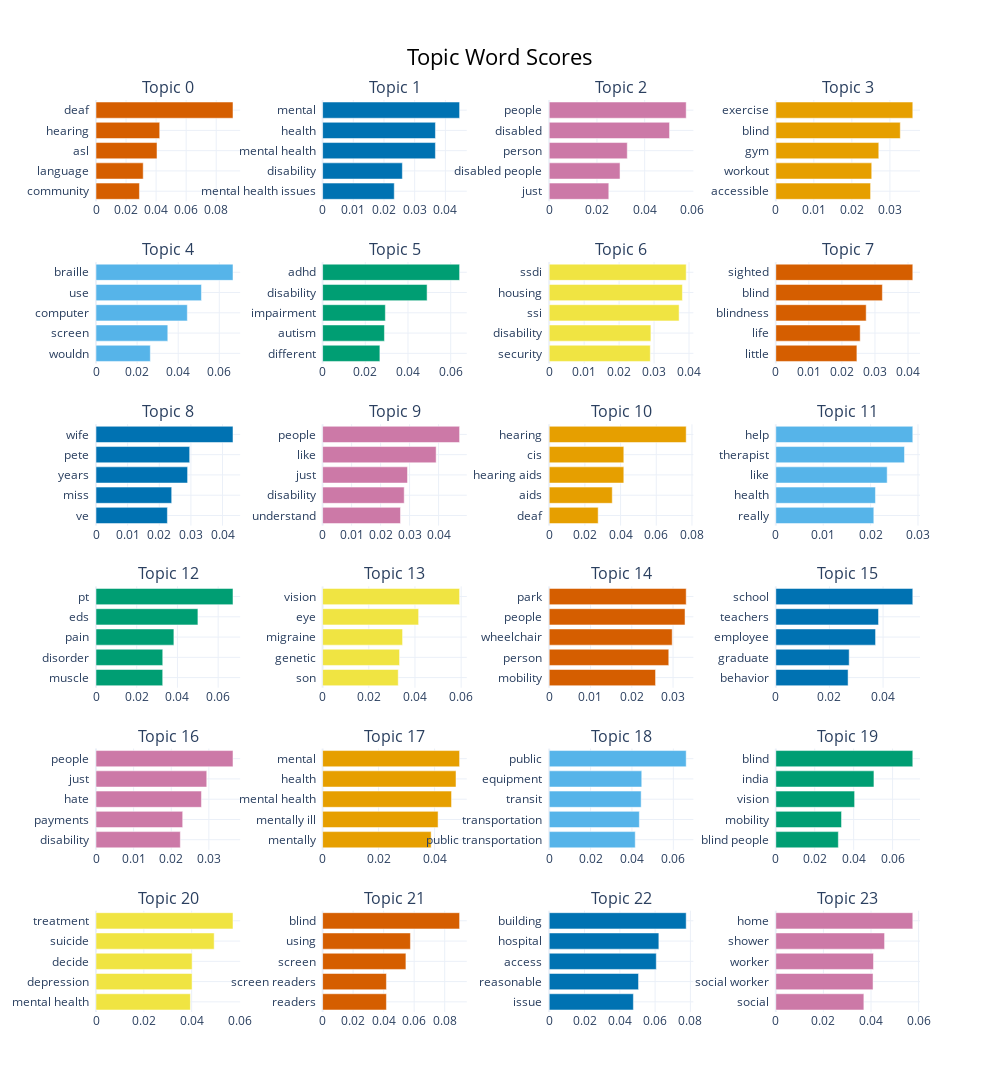

The notebook cell saved with this chart:
### Code cell
topic_model.visualize_barchart(top_n_topics=31)

### Figure 1 — Plotly figure (JSON) as saved in the notebook; plotly's stock layout.template omitted (floating-point values rounded to 4 significant figures)
{"data": [{"marker": {"color": "#D55E00"}, "orientation": "h", "type": "bar", "x": [0.02891, 0.03142, 0.04061, 0.0424, 0.09118], "xaxis": "x", "y": ["community  ", "language  ", "asl  ", "hearing  ", "deaf  "], "yaxis": "y"}, {"marker": {"color": "#0072B2"}, "orientation": "h", "type": "bar", "x": [0.02335, 0.02599, 0.03676, 0.03676, 0.04463], "xaxis": "x2", "y": ["mental health issues  ", "disability  ", "mental health  ", "health  ", "mental  "], "yaxis": "y2"}, {"marker": {"color": "#CC79A7"}, "orientation": "h", "type": "bar", "x": [0.02496, 0.02967, 0.03271, 0.05041, 0.05739], "xaxis": "x3", "y": ["just  ", "disabled people  ", "person  ", "disabled  ", "people  "], "yaxis": "y3"}, {"marker": {"color": "#E69F00"}, "orientation": "h", "type": "bar", "x": [0.02492, 0.02522, 0.02707, 0.03273, 0.03602], "xaxis": "x4", "y": ["accessible  ", "workout  ", "gym  ", "blind  ", "exercise  "], "yaxis": "y4"}, {"marker": {"color": "#56B4E9"}, "orientation": "h", "type": "bar", "x": [0.02644, 0.03494, 0.04445, 0.05131, 0.06667], "xaxis": "x5", "y": ["wouldn  ", "screen  ", "computer  ", "use  ", "braille  "], "yaxis": "y5"}, {"marker": {"color": "#009E73"}, "orientation": "h", "type": "bar", "x": [0.02683, 0.02896, 0.02939, 0.04895, 0.06417], "xaxis": "x6", "y": ["different  ", "autism  ", "impairment  ", "disability  ", "adhd  "], "yaxis": "y6"}, {"marker": {"color": "#F0E442"}, "orientation": "h", "type": "bar", "x": [0.02893, 0.02909, 0.03716, 0.03811, 0.03919], "xaxis": "x7", "y": ["security  ", "disability  ", "ssi  ", "housing  ", "ssdi  "], "yaxis": "y7"}, {"marker": {"color": "#D55E00"}, "orientation": "h", "type": "bar", "x": [0.02453, 0.02552, 0.02734, 0.03224, 0.04144], "xaxis": "x8", "y": ["little  ", "life  ", "blindness  ", "blind  ", "sighted  "], "yaxis": "y8"}, {"marker": {"color": "#0072B2"}, "orientation": "h", "type": "bar", "x": [0.02257, 0.02393, 0.02895, 0.02961, 0.04331], "xaxis": "x9", "y": ["ve  ", "miss  ", "years  ", "pete  ", "wife  "], "yaxis": "y9"}, {"marker": {"color": "#CC79A7"}, "orientation": "h", "type": "bar", "x": [0.02686, 0.02815, 0.02928, 0.03916, 0.04725], "xaxis": "x10", "y": ["understand  ", "disability  ", "just  ", "like  ", "people  "], "yaxis": "y10"}, {"marker": {"color": "#E69F00"}, "orientation": "h", "type": "bar", "x": [0.02745, 0.03534, 0.04181, 0.04181, 0.07678], "xaxis": "x11", "y": ["deaf  ", "aids  ", "hearing aids  ", "cis  ", "hearing  "], "yaxis": "y11"}, {"marker": {"color": "#56B4E9"}, "orientation": "h", "type": "bar", "x": [0.02068, 0.02102, 0.0235, 0.02715, 0.0289], "xaxis": "x12", "y": ["really  ", "health  ", "like  ", "therapist  ", "help  "], "yaxis": "y12"}, {"marker": {"color": "#009E73"}, "orientation": "h", "type": "bar", "x": [0.03276, 0.03278, 0.03825, 0.05005, 0.06728], "xaxis": "x13", "y": ["muscle  ", "disorder  ", "pain  ", "eds  ", "pt  "], "yaxis": "y13"}, {"marker": {"color": "#F0E442"}, "orientation": "h", "type": "bar", "x": [0.03275, 0.03332, 0.03463, 0.04158, 0.05932], "xaxis": "x14", "y": ["son  ", "genetic  ", "migraine  ", "eye  ", "vision  "], "yaxis": "y14"}, {"marker": {"color": "#D55E00"}, "orientation": "h", "type": "bar", "x": [0.02576, 0.02896, 0.02979, 0.0329, 0.03318], "xaxis": "x15", "y": ["mobility  ", "person  ", "wheelchair  ", "people  ", "park  "], "yaxis": "y15"}, {"marker": {"color": "#0072B2"}, "orientation": "h", "type": "bar", "x": [0.02695, 0.02736, 0.0372, 0.03831, 0.05108], "xaxis": "x16", "y": ["behavior  ", "graduate  ", "employee  ", "teachers  ", "school  "], "yaxis": "y16"}, {"marker": {"color": "#CC79A7"}, "orientation": "h", "type": "bar", "x": [0.02241, 0.02304, 0.02802, 0.02944, 0.03641], "xaxis": "x17", "y": ["disability  ", "payments  ", "hate  ", "just  ", "people  "], "yaxis": "y17"}, {"marker": {"color": "#E69F00"}, "orientation": "h", "type": "bar", "x": [0.03877, 0.04125, 0.04605, 0.04765, 0.04893], "xaxis": "x18", "y": ["mentally  ", "mentally ill  ", "mental health  ", "health  ", "mental  "], "yaxis": "y18"}, {"marker": {"color": "#56B4E9"}, "orientation": "h", "type": "bar", "x": [0.04159, 0.04357, 0.04445, 0.04474, 0.06622], "xaxis": "x19", "y": ["public transportation  ", "transportation  ", "transit  ", "equipment  ", "public  "], "yaxis": "y19"}, {"marker": {"color": "#009E73"}, "orientation": "h", "type": "bar", "x": [0.03213, 0.03376, 0.04049, 0.05042, 0.07038], "xaxis": "x20", "y": ["blind people  ", "mobility  ", "vision  ", "india  ", "blind  "], "yaxis": "y20"}, {"marker": {"color": "#F0E442"}, "orientation": "h", "type": "bar", "x": [0.03947, 0.04017, 0.04019, 0.04941, 0.05728], "xaxis": "x21", "y": ["mental health  ", "depression  ", "decide  ", "suicide  ", "treatment  "], "yaxis": "y21"}, {"marker": {"color": "#D55E00"}, "orientation": "h", "type": "bar", "x": [0.04182, 0.04182, 0.05458, 0.05754, 0.08976], "xaxis": "x22", "y": ["readers  ", "screen readers  ", "screen  ", "using  ", "blind  "], "yaxis": "y22"}, {"marker": {"color": "#0072B2"}, "orientation": "h", "type": "bar", "x": [0.0477, 0.05061, 0.06067, 0.06213, 0.07761], "xaxis": "x23", "y": ["issue  ", "reasonable  ", "access  ", "hospital  ", "building  "], "yaxis": "y23"}, {"marker": {"color": "#CC79A7"}, "orientation": "h", "type": "bar", "x": [0.037, 0.04086, 0.04104, 0.0457, 0.05756], "xaxis": "x24", "y": ["social  ", "social worker  ", "worker  ", "shower  ", "home  "], "yaxis": "y24"}], "layout": {"annotations": [{"font": {"size": 16}, "showarrow": false, "text": "Topic 0", "x": 0.0875, "xanchor": "center", "xref": "paper", "y": 1, "yanchor": "bottom", "yref": "paper"}, {"font": {"size": 16}, "showarrow": false, "text": "Topic 1", "x": 0.3625, "xanchor": "center", "xref": "paper", "y": 1, "yanchor": "bottom", "yref": "paper"}, {"font": {"size": 16}, "showarrow": false, "text": "Topic 2", "x": 0.6375, "xanchor": "center", "xref": "paper", "y": 1, "yanchor": "bottom", "yref": "paper"}, {"font": {"size": 16}, "showarrow": false, "text": "Topic 3", "x": 0.9125, "xanchor": "center", "xref": "paper", "y": 1, "yanchor": "bottom", "yref": "paper"}, {"font": {"size": 16}, "showarrow": false, "text": "Topic 4", "x": 0.0875, "xanchor": "center", "xref": "paper", "y": 0.8222, "yanchor": "bottom", "yref": "paper"}, {"font": {"size": 16}, "showarrow": false, "text": "Topic 5", "x": 0.3625, "xanchor": "center", "xref": "paper", "y": 0.8222, "yanchor": "bottom", "yref": "paper"}, {"font": {"size": 16}, "showarrow": false, "text": "Topic 6", "x": 0.6375, "xanchor": "center", "xref": "paper", "y": 0.8222, "yanchor": "bottom", "yref": "paper"}, {"font": {"size": 16}, "showarrow": false, "text": "Topic 7", "x": 0.9125, "xanchor": "center", "xref": "paper", "y": 0.8222, "yanchor": "bottom", "yref": "paper"}, {"font": {"size": 16}, "showarrow": false, "text": "Topic 8", "x": 0.0875, "xanchor": "center", "xref": "paper", "y": 0.6444, "yanchor": "bottom", "yref": "paper"}, {"font": {"size": 16}, "showarrow": false, "text": "Topic 9", "x": 0.3625, "xanchor": "center", "xref": "paper", "y": 0.6444, "yanchor": "bottom", "yref": "paper"}, {"font": {"size": 16}, "showarrow": false, "text": "Topic 10", "x": 0.6375, "xanchor": "center", "xref": "paper", "y": 0.6444, "yanchor": "bottom", "yref": "paper"}, {"font": {"size": 16}, "showarrow": false, "text": "Topic 11", "x": 0.9125, "xanchor": "center", "xref": "paper", "y": 0.6444, "yanchor": "bottom", "yref": "paper"}, {"font": {"size": 16}, "showarrow": false, "text": "Topic 12", "x": 0.0875, "xanchor": "center", "xref": "paper", "y": 0.4667, "yanchor": "bottom", "yref": "paper"}, {"font": {"size": 16}, "showarrow": false, "text": "Topic 13", "x": 0.3625, "xanchor": "center", "xref": "paper", "y": 0.4667, "yanchor": "bottom", "yref": "paper"}, {"font": {"size": 16}, "showarrow": false, "text": "Topic 14", "x": 0.6375, "xanchor": "center", "xref": "paper", "y": 0.4667, "yanchor": "bottom", "yref": "paper"}, {"font": {"size": 16}, "showarrow": false, "text": "Topic 15", "x": 0.9125, "xanchor": "center", "xref": "paper", "y": 0.4667, "yanchor": "bottom", "yref": "paper"}, {"font": {"size": 16}, "showarrow": false, "text": "Topic 16", "x": 0.0875, "xanchor": "center", "xref": "paper", "y": 0.2889, "yanchor": "bottom", "yref": "paper"}, {"font": {"size": 16}, "showarrow": false, "text": "Topic 17", "x": 0.3625, "xanchor": "center", "xref": "paper", "y": 0.2889, "yanchor": "bottom", "yref": "paper"}, {"font": {"size": 16}, "showarrow": false, "text": "Topic 18", "x": 0.6375, "xanchor": "center", "xref": "paper", "y": 0.2889, "yanchor": "bottom", "yref": "paper"}, {"font": {"size": 16}, "showarrow": false, "text": "Topic 19", "x": 0.9125, "xanchor": "center", "xref": "paper", "y": 0.2889, "yanchor": "bottom", "yref": "paper"}, {"font": {"size": 16}, "showarrow": false, "text": "Topic 20", "x": 0.0875, "xanchor": "center", "xref": "paper", "y": 0.1111, "yanchor": "bottom", "yref": "paper"}, {"font": {"size": 16}, "showarrow": false, "text": "Topic 21", "x": 0.3625, "xanchor": "center", "xref": "paper", "y": 0.1111, "yanchor": "bottom", "yref": "paper"}, {"font": {"size": 16}, "showarrow": false, "text": "Topic 22", "x": 0.6375, "xanchor": "center", "xref": "paper", "y": 0.1111, "yanchor": "bottom", "yref": "paper"}, {"font": {"size": 16}, "showarrow": false, "text": "Topic 23", "x": 0.9125, "xanchor": "center", "xref": "paper", "y": 0.1111, "yanchor": "bottom", "yref": "paper"}], "height": 1500, "hoverlabel": {"bgcolor": "white", "font": {"family": "Rockwell", "size": 16}}, "showlegend": false, "title": {"font": {"color": "Black", "size": 22}, "text": "Topic Word Scores", "x": 0.5, "xanchor": "center", "yanchor": "top"}, "width": 1000, "xaxis": {"anchor": "y", "domain": [0, 0.175], "showgrid": true}, "xaxis10": {"anchor": "y10", "domain": [0.275, 0.45], "showgrid": true}, "xaxis11": {"anchor": "y11", "domain": [0.55, 0.725], "showgrid": true}, "xaxis12": {"anchor": "y12", "domain": [0.825, 1], "showgrid": true}, "xaxis13": {"anchor": "y13", "domain": [0, 0.175], "showgrid": true}, "xaxis14": {"anchor": "y14", "domain": [0.275, 0.45], "showgrid": true}, "xaxis15": {"anchor": "y15", "domain": [0.55, 0.725], "showgrid": true}, "xaxis16": {"anchor": "y16", "domain": [0.825, 1], "showgrid": true}, "xaxis17": {"anchor": "y17", "domain": [0, 0.175], "showgrid": true}, "xaxis18": {"anchor": "y18", "domain": [0.275, 0.45], "showgrid": true}, "xaxis19": {"anchor": "y19", "domain": [0.55, 0.725], "showgrid": true}, "xaxis2": {"anchor": "y2", "domain": [0.275, 0.45], "showgrid": true}, "xaxis20": {"anchor": "y20", "domain": [0.825, 1], "showgrid": true}, "xaxis21": {"anchor": "y21", "domain": [0, 0.175], "showgrid": true}, "xaxis22": {"anchor": "y22", "domain": [0.275, 0.45], "showgrid": true}, "xaxis23": {"anchor": "y23", "domain": [0.55, 0.725], "showgrid": true}, "xaxis24": {"anchor": "y24", "domain": [0.825, 1], "showgrid": true}, "xaxis3": {"anchor": "y3", "domain": [0.55, 0.725], "showgrid": true}, "xaxis4": {"anchor": "y4", "domain": [0.825, 1], "showgrid": true}, "xaxis5": {"anchor": "y5", "domain": [0, 0.175], "showgrid": true}, "xaxis6": {"anchor": "y6", "domain": [0.275, 0.45], "showgrid": true}, "xaxis7": {"anchor": "y7", "domain": [0.55, 0.725], "showgrid": true}, "xaxis8": {"anchor": "y8", "domain": [0.825, 1], "showgrid": true}, "xaxis9": {"anchor": "y9", "domain": [0, 0.175], "showgrid": true}, "yaxis": {"anchor": "x", "domain": [0.8889, 1], "showgrid": true}, "yaxis10": {"anchor": "x10", "domain": [0.5333, 0.6444], "showgrid": true}, "yaxis11": {"anchor": "x11", "domain": [0.5333, 0.6444], "showgrid": true}, "yaxis12": {"anchor": "x12", "domain": [0.5333, 0.6444], "showgrid": true}, "yaxis13": {"anchor": "x13", "domain": [0.3556, 0.4667], "showgrid": true}, "yaxis14": {"anchor": "x14", "domain": [0.3556, 0.4667], "showgrid": true}, "yaxis15": {"anchor": "x15", "domain": [0.3556, 0.4667], "showgrid": true}, "yaxis16": {"anchor": "x16", "domain": [0.3556, 0.4667], "showgrid": true}, "yaxis17": {"anchor": "x17", "domain": [0.1778, 0.2889], "showgrid": true}, "yaxis18": {"anchor": "x18", "domain": [0.1778, 0.2889], "showgrid": true}, "yaxis19": {"anchor": "x19", "domain": [0.1778, 0.2889], "showgrid": true}, "yaxis2": {"anchor": "x2", "domain": [0.8889, 1], "showgrid": true}, "yaxis20": {"anchor": "x20", "domain": [0.1778, 0.2889], "showgrid": true}, "yaxis21": {"anchor": "x21", "domain": [0, 0.1111], "showgrid": true}, "yaxis22": {"anchor": "x22", "domain": [0, 0.1111], "showgrid": true}, "yaxis23": {"anchor": "x23", "domain": [0, 0.1111], "showgrid": true}, "yaxis24": {"anchor": "x24", "domain": [0, 0.1111], "showgrid": true}, "yaxis3": {"anchor": "x3", "domain": [0.8889, 1], "showgrid": true}, "yaxis4": {"anchor": "x4", "domain": [0.8889, 1], "showgrid": true}, "yaxis5": {"anchor": "x5", "domain": [0.7111, 0.8222], "showgrid": true}, "yaxis6": {"anchor": "x6", "domain": [0.7111, 0.8222], "showgrid": true}, "yaxis7": {"anchor": "x7", "domain": [0.7111, 0.8222], "showgrid": true}, "yaxis8": {"anchor": "x8", "domain": [0.7111, 0.8222], "showgrid": true}, "yaxis9": {"anchor": "x9", "domain": [0.5333, 0.6444], "showgrid": true}}}
